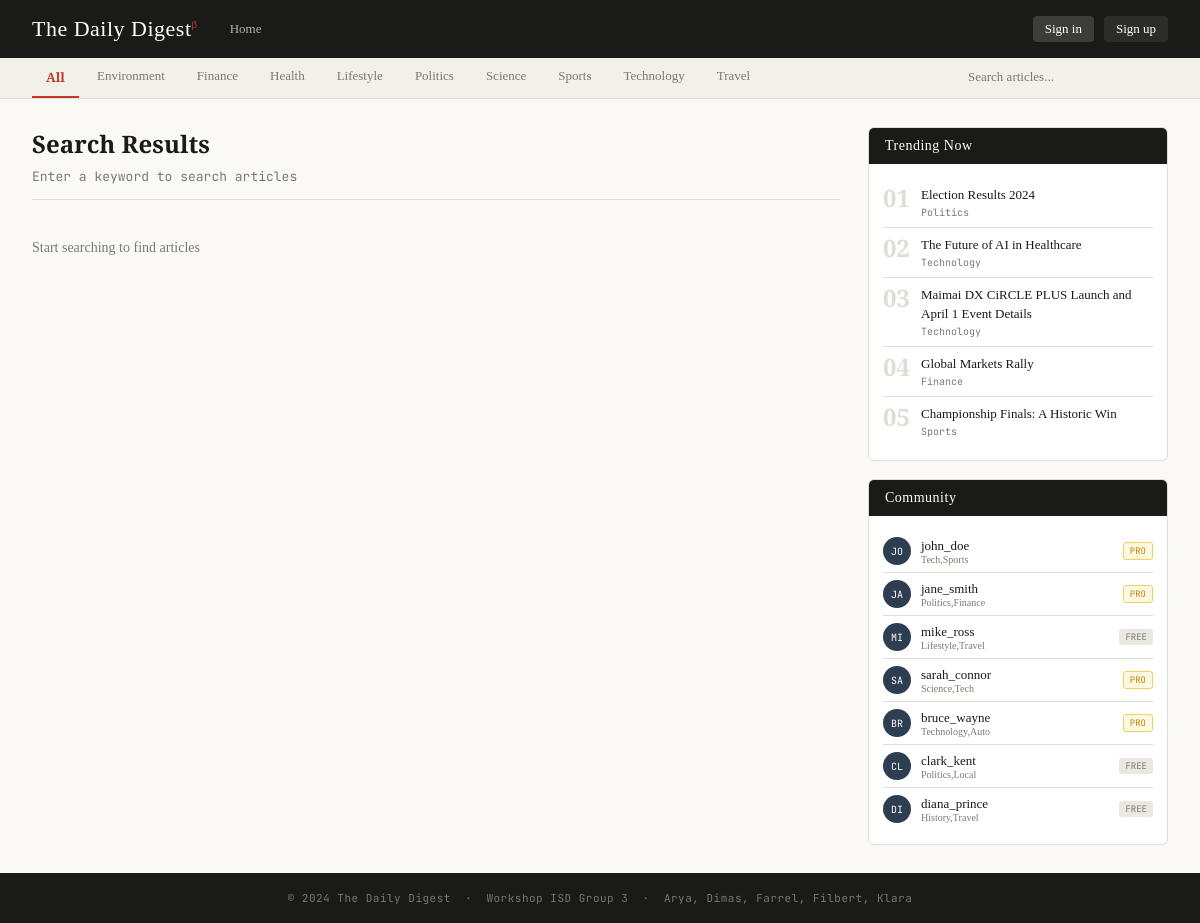
Screenshot of /search with the database file from the repository.
### tables this page shows
CREATE TABLE articles (
    id INTEGER PRIMARY KEY,
    title TEXT NOT NULL,
    content TEXT NOT NULL,
    category TEXT NOT NULL,
    date TEXT NOT NULL,
    tags TEXT,
    premium INTEGER NOT NULL DEFAULT 0 CHECK (premium IN (0, 1))
, author TEXT NOT NULL DEFAULT 'Daily Digest Editorial', image_url TEXT);

CREATE TABLE users (
    id INTEGER PRIMARY KEY,
    username TEXT NOT NULL UNIQUE,
    email TEXT NOT NULL UNIQUE,
    password TEXT NOT NULL,
    preferences TEXT,
    premium INTEGER NOT NULL DEFAULT 0 CHECK (premium IN (0, 1))
, is_admin INTEGER NOT NULL DEFAULT 0 CHECK (is_admin IN (0, 1)));

### app.py (the view)
@app.route("/search")
def search():
    query = request.args.get("q", "").strip()
    category = request.args.get("category", "All")
    categories = get_all_categories()
    trending = get_trending_articles(limit=5)
    stats = get_all_article_stats()
    if query:
        results = search_articles(query, category=category)
    else:
        results = []
    return render_template(
        "search.html",
        query=query,
        category=category,
        articles=results,
        categories=categories,
        current_category=category,
        trending=trending,
        stats=stats,
        user=current_user(),
        all_users=get_all_users(),
    )

### app.py (called while the page is built)
def get_db_connection():
    conn = sqlite3.connect(DB_PATH)
    conn.row_factory = sqlite3.Row
    conn.execute("PRAGMA foreign_keys = ON")
    return conn

def row_to_dict(row):
    if row is None:
        return None
    data = dict(row)
    if "premium" in data:
        data["premium"] = bool(data["premium"])
    if "is_admin" in data:
        data["is_admin"] = bool(data["is_admin"])
    else:
        data["is_admin"] = False
    if "author" not in data or not data["author"]:
        data["author"] = "Daily Digest Editorial"
    if "image_url" in data and data["image_url"]:
        data["image_url"] = data["image_url"].strip()
    else:
        data["image_url"] = None
    return data

def rows_to_dicts(rows):
    return [row_to_dict(r) for r in rows]

def get_all_categories():
    with get_db_connection() as conn:
        rows = conn.execute("SELECT DISTINCT category FROM articles ORDER BY category").fetchall()
    return ["All"] + [r["category"] for r in rows]

def get_all_users(limit=None):
    query = "SELECT * FROM users ORDER BY id"
    params = ()
    if limit is not None:
        query += " LIMIT ?"
        params = (limit,)
    with get_db_connection() as conn:
        rows = conn.execute(query, params).fetchall()
    return rows_to_dicts(rows)

def get_all_article_stats():
    with get_db_connection() as conn:
        rows = conn.execute(
            """
            SELECT
                a.id AS article_id,
                COALESCE(SUM(CASE WHEN i.type = 'View' THEN 1 ELSE 0 END), 0) AS views,
                COALESCE(SUM(CASE WHEN i.type = 'Like' THEN 1 ELSE 0 END), 0) AS likes,
                COALESCE(SUM(CASE WHEN i.type = 'Bookmark' THEN 1 ELSE 0 END), 0) AS bookmarks,
                COALESCE(SUM(CASE WHEN i.type = 'Share' THEN 1 ELSE 0 END), 0) AS shares
            FROM articles a
            LEFT JOIN interactions i ON i.article_id = a.id
            GROUP BY a.id
            """
        ).fetchall()
    return {
        r["article_id"]: {
            "views": r["views"],
            "likes": r["likes"],
            "bookmarks": r["bookmarks"],
            "shares": r["shares"],
        }
        for r in rows
    }

def current_user():
    uid = session.get("user_id")
    return get_user(uid) if uid else None

### templates/search.html (shortened to what this page needs)
{% extends "base.html" %}
{% block cat_bar %}
<div class="cat-bar">
  {% for cat in categories %}
    <a href="/search?q={{ query|urlencode }}&category={{ cat }}"><button class="cat-btn {% if cat == current_category %}active{% endif %}">{{ cat }}</button></a>
  {% endfor %}
  <form action="/search" method="get" class="search-form">
    <input type="search" name="q" placeholder="Search articles..." value="{{ query }}" class="search-input">
  </form>
</div>
{% endblock %}
{% block content %}
<div class="layout">
  <div>
    <div class="search-header">
      <h1>Search Results</h1>
      {% if query %}
        <p class="search-info">
          {% if articles %}
            Found {{ articles|length }} result{% if articles|length != 1 %}s{% endif %} for "<strong>{{ query }}</strong>"
            {% if current_category != 'All' %}in <strong>{{ current_category }}</strong>{% endif %}
          {% else %}
            No results found for "<strong>{{ query }}</strong>"
            {% if current_category != 'All' %}in <strong>{{ current_category }}</strong>{% endif %}
          {% endif %}
        </p>
      {% else %}
        <p class="search-info">Enter a keyword to search articles</p>
      {% endif %}
    </div>
    {% if articles %}
      {% set hero = articles[0] %}
      {% set h_stats = stats[hero.id] %}
      <a href="/article/{{ hero.id }}" class="hero">
        <div class="hero-body">
          <div class="hero-cat">{{ hero.category }}</div>
          <div class="hero-title">{{ hero.title }}
            {% if hero.premium %}<span class="premium-badge" style="margin-left:10px;font-size:11px;">★ Premium</span>{% endif %}
          </div>
          <div class="hero-author">By {{ hero.author }}</div>
          <div class="hero-excerpt">{{ hero.content[:200] }}…</div>
          <div class="hero-meta">
            <span>{{ hero.date }}</span>
            <span style="opacity:.4">·</span>
            <span>{{ h_stats.views }} views</span>
            <span style="opacity:.4">·</span>
            <span>{{ h_stats.likes }} likes</span>
            {% for t in hero.tags.split(',') %}
              <span class="tag">{{ t.strip() }}</span>
            {% endfor %}
          </div>
        </div>
      </a>
      {% if articles|length > 1 %}
        <div class="grid">
          {% for a in articles[1:] %}
            {% set s = stats[a.id] %}
            <a href="/article/{{ a.id }}" class="card">
              <div class="card-cat">{{ a.category }}</div>
              <div class="card-title">{{ a.title }}{% if a.premium %}<span class="premium-badge" style="margin-left:6px;font-size:9px;">★</span>{% endif %}</div>
              <div class="card-author">By {{ a.author }}</div>
              <div class="card-meta">{{ a.date }} · {{ s.views }}v · {{ s.likes }}♥</div>
              <div class="card-tags">{% for t in a.tags.split(',') %}<span class="tag">{{ t.strip() }}</span>{% endfor %}</div>
            </a>
          {% endfor %}
        </div>
      {% endif %}
    {% elif query %}
      <p class="empty">No articles found matching your search.</p>
    {% else %}
      <p class="empty">Start searching to find articles</p>
    {% endif %}
  </div>
  <aside class="sidebar">
    <div class="widget">
      <div class="widget-head">Trending Now</div>
      <div class="widget-body">
        {% for a in trending %}
          <div class="trend-item">
            <a href="/article/{{ a.id }}">
              <div class="trend-num">{{ "%02d"|format(loop.index) }}</div>
              <div><div class="trend-title">{{ a.title }}</div><div class="trend-cat">{{ a.category }}</div></div>
            </a>
          </div>
        {% endfor %}
      </div>
    </div>
    <div class="widget">
      <div class="widget-head">Community</div>
      <div class="widget-body">
        {% for u in all_users[:7] %}
          <div class="user-row">
            <div class="u-av">{{ u.username[:2].upper() }}</div>
            <div><div class="u-name">{{ u.username }}</div><div class="u-pref">{{ u.preferences }}</div></div>
            <span class="u-badge {% if u.premium %}u-pro{% else %}u-free{% endif %}">{% if u.premium %}PRO{% else %}FREE{% endif %}</span>
          </div>
        {% endfor %}
      </div>
    </div>
  </aside>
</div>
{% endblock %}

### templates/base.html (style rules this page uses)
* { box-sizing:border-box;margin:0;padding:0 }
:root { --ink:#1a1a18;--paper:#faf9f5;--cream:#f2f0e8;--accent:#c0392b; --accent2:#2c3e50;--muted:#7a7a72;--border:#e0ddd4;--tag-bg:#eae8e0; --premium:#b8860b;--card:#ffffff;--nav:#1a1a18; }
body { font-family:'Source Serif 4',serif;background:var(--paper);color:var(--ink);min-height:100vh;display:flex;flex-direction:column; }
a { color:inherit;text-decoration:none; }
.cat-bar { background:var(--cream);border-bottom:1px solid var(--border);padding:0 32px;display:flex;gap:4px;overflow-x:auto;scrollbar-width:none; }
.cat-btn { background:none;border:none;font-family:'Source Serif 4',serif;font-size:13px;color:var(--muted);padding:10px 14px;cursor:pointer;white-space:nowrap;border-bottom:2px solid transparent;transition:all 0.15s; }
.cat-btn.active { color:var(--accent);border-bottom-color:var(--accent);font-weight:600; }

### templates/search.html (style rules this page uses)
.layout { display:grid;grid-template-columns:1fr 300px;gap:28px;padding:28px 32px;max-width:1200px;margin:0 auto;width:100%; }
.sidebar { display:flex;flex-direction:column;gap:18px; }
.widget { background:var(--card);border:1px solid var(--border);border-radius:6px;overflow:hidden; }
.widget-head { background:var(--ink);color:#fff;padding:10px 16px;font-family:'Playfair Display',serif;font-size:14px;letter-spacing:0.5px; }
.widget-body { padding:14px; }
.trend-item { display:flex;gap:10px;padding:8px 0;border-bottom:1px solid var(--border); }
.trend-item:last-child { border-bottom:none; }
.trend-item a { display:flex;gap:10px;width:100%;transition:opacity 0.15s; }
.trend-num { font-family:'Playfair Display',serif;font-size:24px;color:var(--border);font-weight:700;min-width:28px;line-height:1; }
.trend-title { font-size:13px;line-height:1.4; }
.trend-cat { font-size:10px;color:var(--muted);margin-top:2px;font-family:'JetBrains Mono',monospace; }
.user-row { display:flex;align-items:center;gap:10px;padding:7px 0;border-bottom:1px solid var(--border); }
.user-row:last-child { border-bottom:none; }
.u-av { width:28px;height:28px;border-radius:50%;background:var(--accent2);display:flex;align-items:center;justify-content:center;font-size:10px;color:#fff;font-family:'JetBrains Mono',monospace;flex-shrink:0; }
.u-name { font-size:13px; }
.u-pref { font-size:10px;color:var(--muted); }
.u-badge { margin-left:auto;font-size:9px;padding:2px 6px;border-radius:3px;font-family:'JetBrains Mono',monospace; }
.u-pro { background:#fff8e1;color:var(--premium);border:1px solid #f0d060; }
.u-free { background:var(--tag-bg);color:var(--muted); }
.empty { color:var(--muted);padding:20px 0;font-size:14px; }
.search-header { margin-bottom:20px;padding-bottom:14px;border-bottom:1px solid var(--border); }
.search-header h1 { font-family:'Playfair Display',serif;font-size:24px;margin-bottom:8px; }
.search-info { font-size:13px;color:var(--muted);font-family:'JetBrains Mono',monospace; }
.search-form { margin-left:auto;display:flex;align-items:center;padding-right:14px; }
.search-input { background:none;border:none;font-family:'Source Serif 4',serif;font-size:13px;color:var(--ink);padding:10px 14px;width:200px;border-bottom:2px solid transparent;transition:border-color 0.15s; }
.search-input::placeholder { color:var(--muted); }

### rows the page displays
articles: category "Environment"
articles: category "Health"
articles: category "Lifestyle"
articles: category "Science"
articles: category "Travel"
articles: index "01", title "Election Results 2024", category "Politics"
articles: index "02", title "The Future of AI in Healthcare", category "Technology"
articles: index "03", title "Maimai DX CiRCLE PLUS Launch and April 1 Event Details", category "Technology"
articles: index "04", title "Global Markets Rally", category "Finance"
articles: index "05", title "Championship Finals: A Historic Win", category "Sports"
users: username "JO", username "john_doe", preferences "Tech,Sports", premium "PRO"
users: username "JA", username "jane_smith", preferences "Politics,Finance", premium "PRO"
users: username "MI", username "mike_ross", preferences "Lifestyle,Travel", premium "FREE"
users: username "SA", username "sarah_connor", preferences "Science,Tech", premium "PRO"
users: username "BR", username "bruce_wayne", preferences "Technology,Auto", premium "PRO"
users: username "CL", username "clark_kent", preferences "Politics,Local", premium "FREE"
users: username "DI", username "diana_prince", preferences "History,Travel", premium "FREE"

### other values shown
{{ cat }} "All" "Finance" "Politics" "Sports" "Technology"
